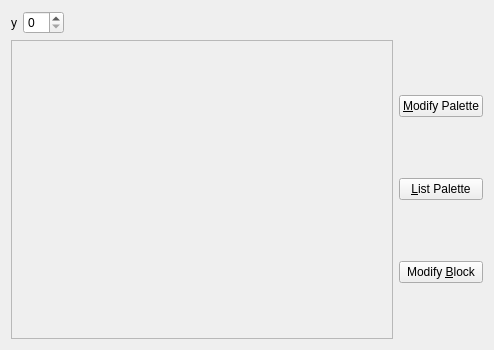
<?xml version="1.0" encoding="UTF-8"?>
<ui version="4.0">
 <class>BlockShowUI</class>
 <widget class="QWidget" name="BlockShowUI">
  <property name="geometry">
   <rect>
    <x>0</x>
    <y>0</y>
    <width>494</width>
    <height>350</height>
   </rect>
  </property>
  <property name="windowTitle">
   <string>BlockShowUI</string>
  </property>
  <layout class="QVBoxLayout" name="verticalLayout">
   <item>
    <layout class="QHBoxLayout" name="horizontalLayout_2">
     <item>
      <widget class="QLabel" name="label">
       <property name="text">
        <string>y</string>
       </property>
      </widget>
     </item>
     <item>
      <widget class="QSpinBox" name="spinBox"/>
     </item>
     <item>
      <spacer name="horizontalSpacer">
       <property name="orientation">
        <enum>Qt::Orientation::Horizontal</enum>
       </property>
       <property name="sizeHint" stdset="0">
        <size>
         <width>40</width>
         <height>20</height>
        </size>
       </property>
      </spacer>
     </item>
    </layout>
   </item>
   <item>
    <layout class="QHBoxLayout" name="horizontalLayout">
     <item>
      <widget class="QScrollArea" name="scrollArea">
       <property name="widgetResizable">
        <bool>true</bool>
       </property>
       <widget class="QWidget" name="scrollAreaWidgetContents">
        <property name="geometry">
         <rect>
          <x>0</x>
          <y>0</y>
          <width>364</width>
          <height>292</height>
         </rect>
        </property>
       </widget>
      </widget>
     </item>
     <item>
      <layout class="QVBoxLayout" name="verticalLayout_2">
       <item>
        <widget class="QPushButton" name="mpBtn">
         <property name="text">
          <string>&amp;Modify Palette</string>
         </property>
        </widget>
       </item>
       <item>
        <widget class="QPushButton" name="lpBtn">
         <property name="text">
          <string>&amp;List Palette</string>
         </property>
        </widget>
       </item>
       <item>
        <widget class="QPushButton" name="mbBtn">
         <property name="text">
          <string>Modify &amp;Block</string>
         </property>
        </widget>
       </item>
      </layout>
     </item>
    </layout>
   </item>
  </layout>
 </widget>
 <resources/>
 <connections/>
</ui>
